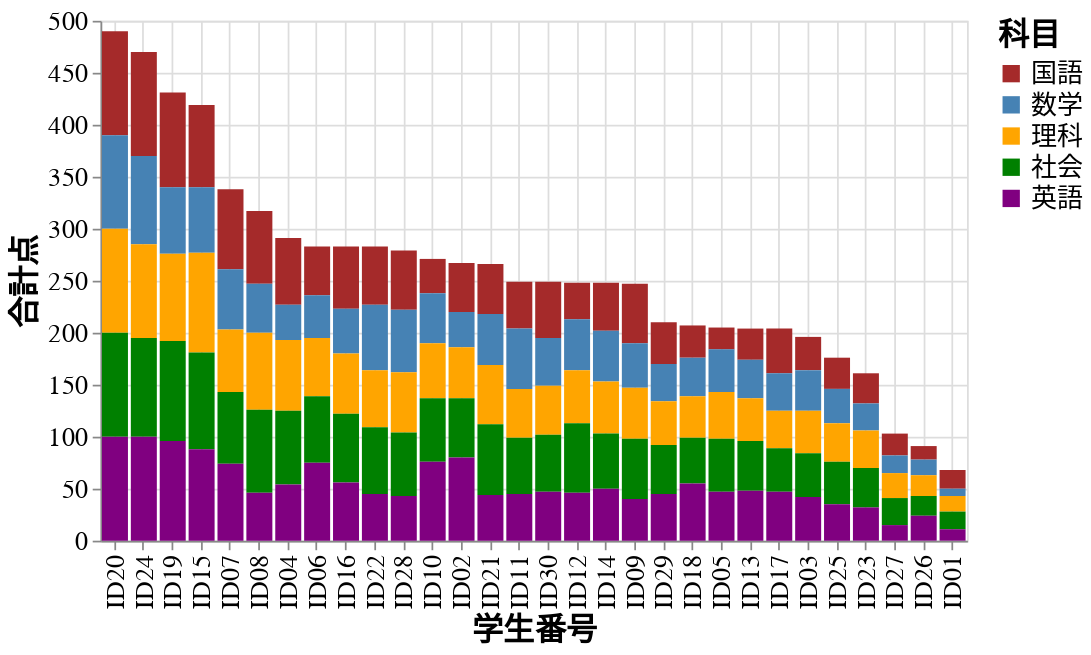

Notebook cell for this chart:
### Markdown cell above
## 積みあげ棒グラフの作成
``alt.Y(stack=boolean)``で棒グラフを積み上げることができます。``stack``はデフォルトでTrueになっているため省略しても構いません。

### Code cell
(
    alt.Chart(long_df)
    .mark_bar()
    .encode(
        x=alt.X(
            "学生番号:N",
            sort="-y",
            axis=alt.Axis(labelAngle=-90),
        ),
        y=alt.Y(
            "得点:Q",
            aggregate="sum",
            stack=True,
            scale=alt.Scale(domain=[0, 500]),
            axis=alt.Axis(title="合計点"),
        ),
        color=alt.Color(
            "科目:N",
            scale=alt.Scale(
                domain=sub, range=["brown", "steelblue", "orange", "green", "purple"]
            ),
        ),
        tooltip=[
            alt.Tooltip(field="得点"),
            alt.Tooltip(field="科目"),
            alt.Tooltip(field="学生番号"),
        ],
    )
    .properties(width=500)
)

### Figure 1 — Vega-Lite specification as saved in the notebook (floating-point values rounded to 4 significant figures; data arrays with more than 128 entries replaced by an {"elided": "..."} marker saying what was removed)
{"config": {"axis": {"ticks": true, "grid": true, "labelFont": "Yu Gothic UI", "labelFontSize": 15, "labelAngle": 0, "titleFont": "Yu Gothic UI", "titleFontSize": 18}, "legend": {"labelFont": "Yu Gothic UI", "labelFontSize": 15, "labelAngle": 0, "titleFont": "Yu Gothic UI", "titleFontSize": 18, "titleAngle": 0}, "header": {"labelFont": "Yu Gothic UI", "labelFontSize": 20, "labelAngle": 0, "titleFont": "Yu Gothic UI", "titleFontSize": 25, "titleAngle": 0}, "mark": {"font": "Yu Gothic UI"}, "title": {"font": "Yu Gothic UI", "subtitleFont": "Yu Gothic UI"}, "view": {"width": 300, "height": 300}, "background": "white"}, "data": {"name": "data-cb38e1ae7e5d0f4e2292037944499959"}, "mark": "bar", "encoding": {"color": {"field": "科目", "scale": {"domain": ["国語", "数学", "理科", "社会", "英語"], "range": ["brown", "steelblue", "orange", "green", "purple"]}, "type": "nominal"}, "tooltip": [{"field": "得点"}, {"field": "科目"}, {"field": "学生番号"}], "x": {"axis": {"labelAngle": -90}, "field": "学生番号", "sort": "-y", "type": "nominal"}, "y": {"aggregate": "sum", "axis": {"title": "合計点"}, "field": "得点", "scale": {"domain": [0, 500]}, "stack": true, "type": "quantitative"}}, "width": 500, "$schema": "https://vega.github.io/schema/vega-lite/v4.17.0.json", "datasets": {"data-cb38e1ae7e5d0f4e2292037944499959": {"elided": "150 records"}}}
